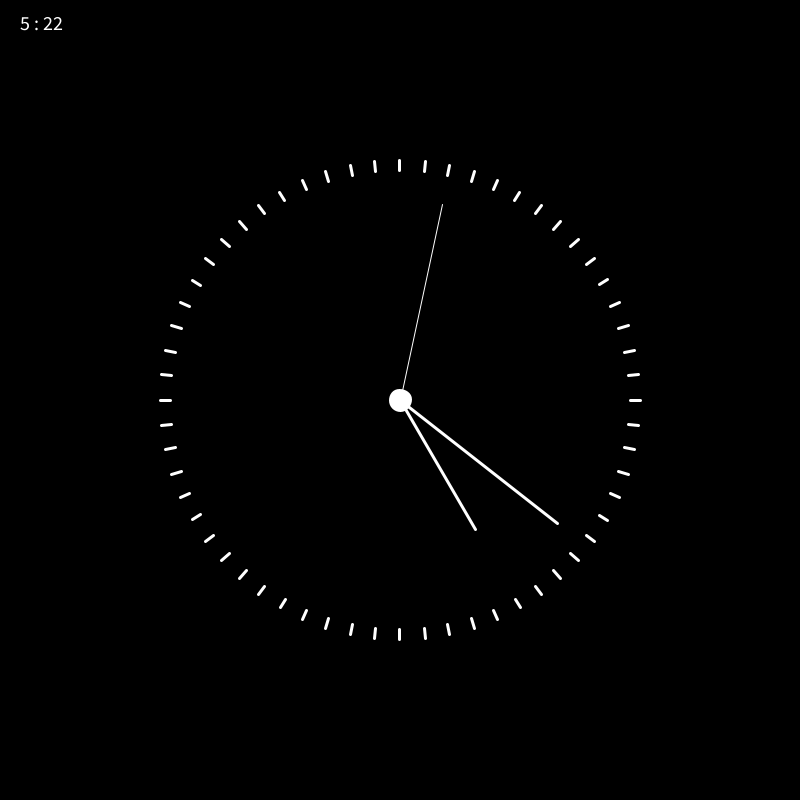
Frame 1 (no input)
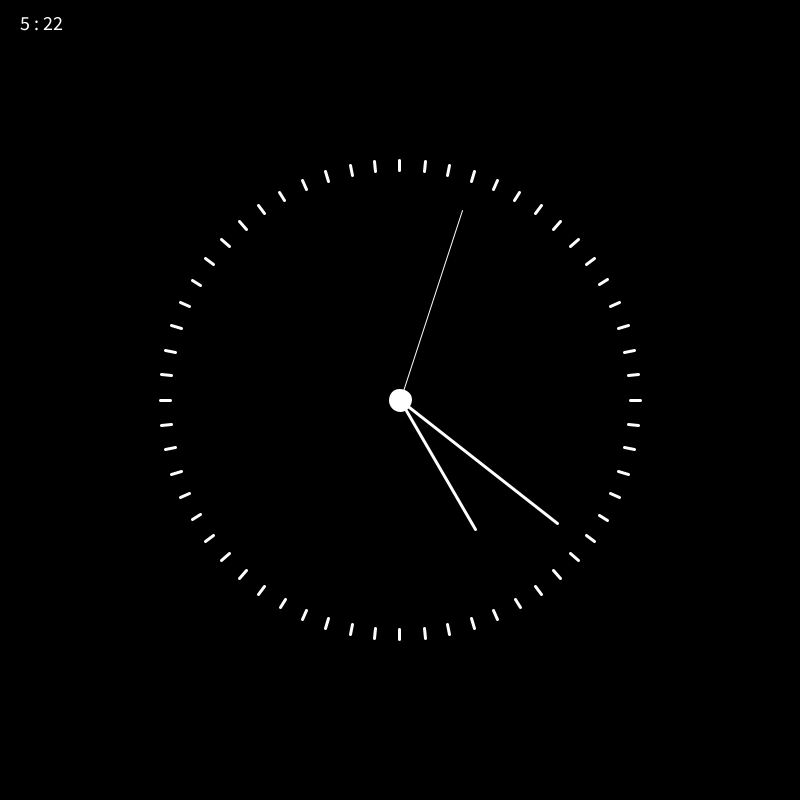
Frame 60 (the mouse pressed at the canvas centre just before this capture)
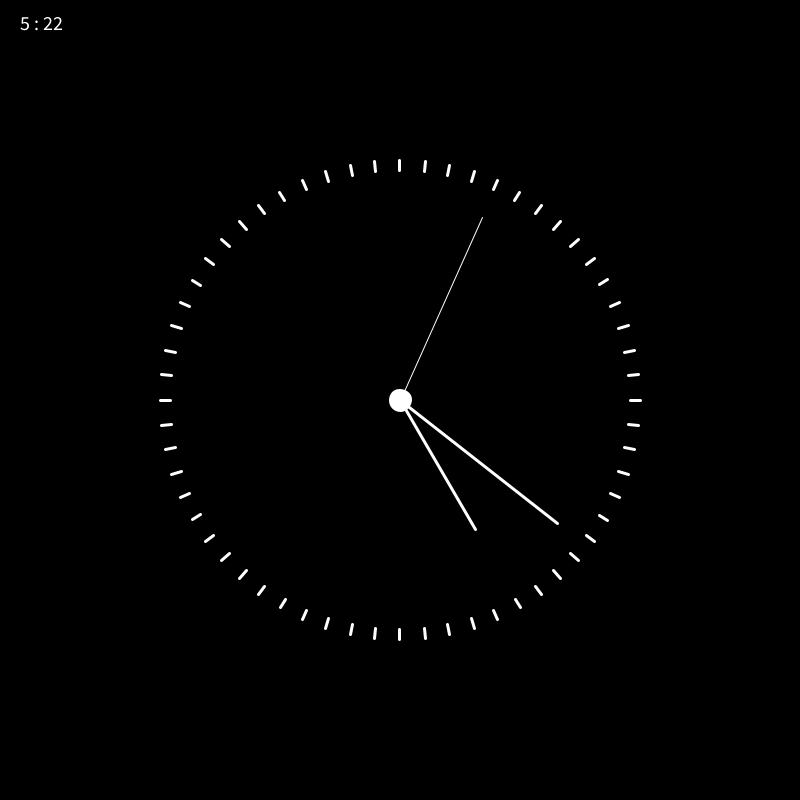
Frame 120 (the mouse held since frame 60 and released just before this capture)

The Processing sketch that drew these frames (run headless with seeded random() and noise(); from frame 60 on, the mouse is pressed at the canvas centre):

// Processing sketch: LSI_061_relogio
// ── LSI_061_relogio.pde
float rotM=0;
float rotH=0;
float rotS=0;

void setup(){
  
 size(800,800); 
  
}


void draw(){
  background(0);
  stroke(255);
  textSize(20);
 text(hour()+" : "+minute(),20,30);
  translate(width/2,height/2);
  rotate(radians(-90));
 
  
  //segundos
  strokeWeight(1);
  pushMatrix();
  rotS=map(second(),1,60,0,360);
  rotate(radians(rotS));
  line(0,0,200,0);  
  popMatrix();
  
  //Horas
  strokeWeight(3);
  pushMatrix();
  rotH=map(hour(),0,24,0,720);
  rotate(radians(rotH));
  line(0,0,150,0);  
  popMatrix();
  
  //Minutos
  strokeWeight(3);
  pushMatrix();
  rotM=map(minute(),1,60,0,360);
  rotate(radians(rotM));
  line(0,0,200,0);  
  popMatrix();


//Relogio
for(int i=0;i<360;i=i+360/60){
 pushMatrix();
  rotate(radians(i));
 line(230,0,240,0);  
 popMatrix(); 
}

ellipse(0,0,20,20);

}
